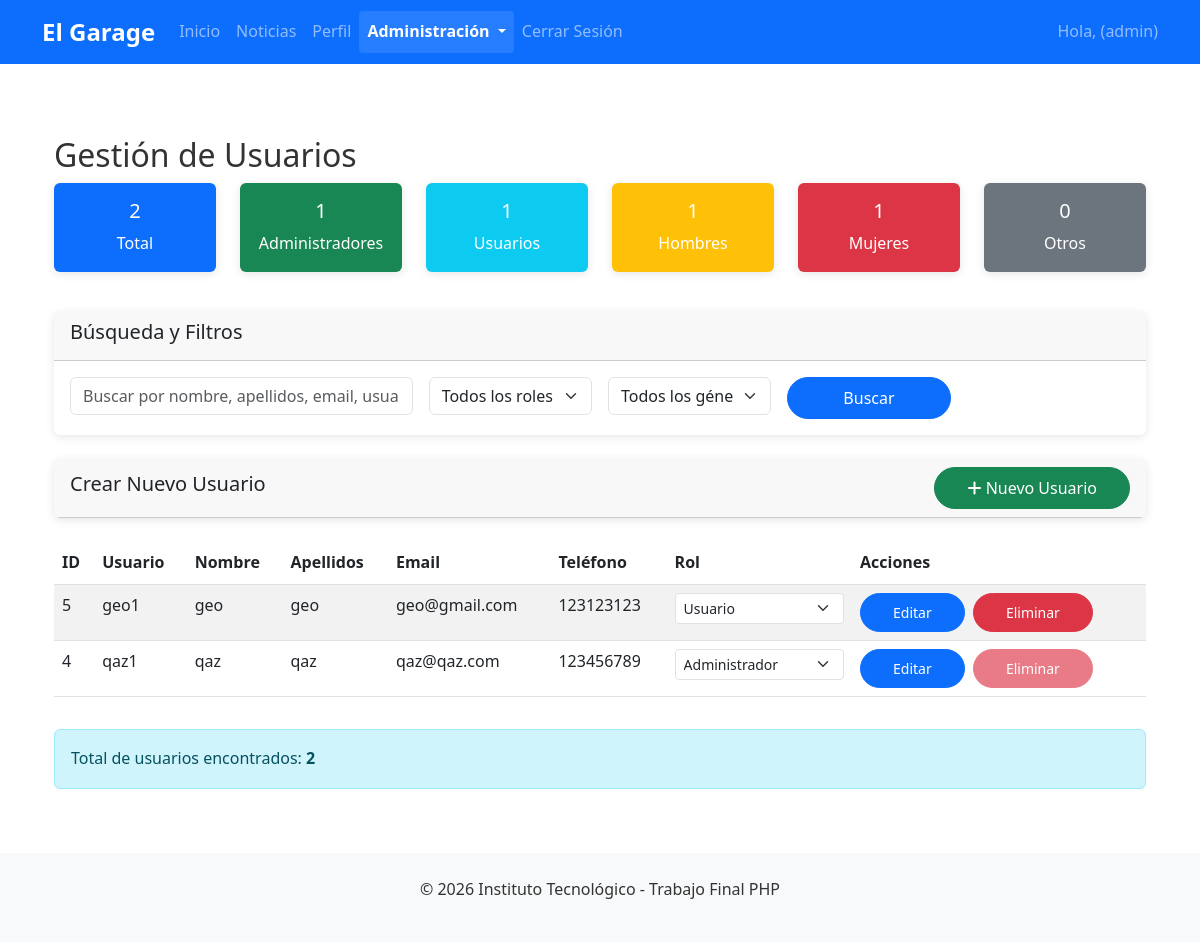
/admin/usuarios-administracion.php (signed in), run on the app's committed database.
### tables this page shows
CREATE TABLE `users_login` (
  `idLogin` int(11) NOT NULL,
  `idUser` int(11) NOT NULL,
  `usuario` varchar(50) NOT NULL,
  `password` varchar(255) NOT NULL,
  `rol` enum('admin','user') NOT NULL DEFAULT 'user'
);

CREATE TABLE `users_data` (
  `idUser` int(11) NOT NULL,
  `nombre` varchar(100) NOT NULL,
  `apellidos` varchar(100) NOT NULL,
  `email` varchar(100) NOT NULL,
  `telefono` varchar(20) NOT NULL,
  `fecha_nacimiento` date NOT NULL,
  `direccion` text DEFAULT NULL,
  `sexo` enum('Hombre','Mujer','Otro') DEFAULT NULL
);

### admin/usuarios-administracion.php (the view, shortened to what this page needs)
<?php
require '../includes/database.php';
$base_url = rtrim(dirname(dirname($_SERVER['SCRIPT_NAME'])), '/\\') . '/';
$busqueda = isset($_GET['busqueda']) ? trim($_GET['busqueda']) : '';
$sql = "
    SELECT ud.*, ul.usuario, ul.rol
    FROM users_data ud
    JOIN users_login ul ON ud.idUser = ul.idUser
";
$params = [];
$sql .= " ORDER BY ud.nombre, ud.apellidos";
$stmt = $pdo->prepare($sql);
$stmt->execute($params);
$usuarios = $stmt->fetchAll();
$stats = [
    'total' => $pdo->query("SELECT COUNT(*) FROM users_data")->fetchColumn(),
    'admins' => $pdo->query("SELECT COUNT(*) FROM users_login WHERE rol = 'admin'")->fetchColumn(),
    'users' => $pdo->query("SELECT COUNT(*) FROM users_login WHERE rol = 'user'")->fetchColumn(),
    'hombres' => $pdo->query("SELECT COUNT(*) FROM users_data WHERE sexo = 'Hombre'")->fetchColumn(),
    'mujeres' => $pdo->query("SELECT COUNT(*) FROM users_data WHERE sexo = 'Mujer'")->fetchColumn(),
    'otros' => $pdo->query("SELECT COUNT(*) FROM users_data WHERE sexo = 'Otro' OR sexo IS NULL")->fetchColumn()
];
?>
<!DOCTYPE html>
<html lang="es">
<head>
    <link href="https://cdn.jsdelivr.net/npm/bootstrap@5.3.0/dist/css/bootstrap.min.css" rel="stylesheet">
    <link rel="stylesheet" href="<?= $base_url ?>css/styles.css"></head>
<body>
    <?php include '../includes/header.php'; ?>
    <div class="container mt-5">
        <h2>Gestión de Usuarios</h2>
        <div class="row mb-4">
            <div class="col-md-2 mb-3">
                <div class="card text-center bg-primary text-white">
                    <div class="card-body">
                        <h5 class="card-title"><?= $stats['total'] ?></h5>
                        <p class="card-text">Total</p>
                    </div>
                </div>
            </div>
            <div class="col-md-2 mb-3">
                <div class="card text-center bg-success text-white">
                    <div class="card-body">
                        <h5 class="card-title"><?= $stats['admins'] ?></h5>
                        <p class="card-text">Administradores</p>
                    </div>
                </div>
            </div>
            <div class="col-md-2 mb-3">
                <div class="card text-center bg-info text-white">
                    <div class="card-body">
                        <h5 class="card-title"><?= $stats['users'] ?></h5>
                        <p class="card-text">Usuarios</p>
                    </div>
                </div>
            </div>
            <div class="col-md-2 mb-3">
                <div class="card text-center bg-warning text-white">
                    <div class="card-body">
                        <h5 class="card-title"><?= $stats['hombres'] ?></h5>
                        <p class="card-text">Hombres</p>
                    </div>
                </div>
            </div>
            <div class="col-md-2 mb-3">
                <div class="card text-center bg-danger text-white">
                    <div class="card-body">
                        <h5 class="card-title"><?= $stats['mujeres'] ?></h5>
                        <p class="card-text">Mujeres</p>
                    </div>
                </div>
            </div>
            <div class="col-md-2 mb-3">
                <div class="card text-center bg-secondary text-white">
                    <div class="card-body">
                        <h5 class="card-title"><?= $stats['otros'] ?></h5>
                        <p class="card-text">Otros</p>
                    </div>
                </div>
            </div>
        </div>
        <div class="card mb-4">
            <div class="card-header">
                <h5>Búsqueda y Filtros</h5>
            </div>
            <div class="card-body">
                <form method="GET" class="row g-3">
                    <div class="col-md-4">
                        <input type="text" class="form-control" name="busqueda" placeholder="Buscar por nombre, apellidos, email, usuario o teléfono" value="<?= htmlspecialchars($busqueda) ?>">
                    </div>
                    <div class="col-md-2">
                        <select class="form-select" name="rol">
                            <option value="">Todos los roles</option>
                        </select>
                    </div>
                    <div class="col-md-2">
                        <select class="form-select" name="sexo">
                            <option value="">Todos los géneros</option>
                        </select>
                    </div>
                    <div class="col-md-2">
                        <button type="submit" class="btn btn-primary w-100">Buscar</button>
                    </div>
                    <div class="col-md-2">
                    </div>
                </form>
            </div>
        </div>
        <div class="card mb-4">
            <div class="card-header d-flex justify-content-between align-items-center">
                <h5>Crear Nuevo Usuario</h5>
                <button type="button" class="btn btn-success" data-bs-toggle="modal" data-bs-target="#crearUsuarioModal">
                    <i class="fas fa-plus"></i> Nuevo Usuario
                </button>
            </div>
        </div>
        <div class="table-responsive">
            <table class="table table-striped">
                <thead>
                    <tr>
                        <th>ID</th>
                        <th>Usuario</th>
                        <th>Nombre</th>
                        <th>Apellidos</th>
                        <th>Email</th>
                        <th>Teléfono</th>
                        <th>Rol</th>
                        <th>Acciones</th>
                    </tr>
                </thead>
                <tbody>
                    <?php if (count($usuarios) > 0): ?>
                        <?php foreach ($usuarios as $usuario): ?>
                        <tr>
                            <td><?= $usuario['idUser'] ?></td>
                            <td><?= htmlspecialchars($usuario['usuario']) ?></td>
                            <td><?= htmlspecialchars($usuario['nombre']) ?></td>
                            <td><?= htmlspecialchars($usuario['apellidos']) ?></td>
                            <td><?= htmlspecialchars($usuario['email']) ?></td>
                            <td><?= htmlspecialchars($usuario['telefono']) ?></td>
                            <td>
                                <form method="POST" class="d-inline">
                                    <select name="nuevo_rol" class="form-select form-select-sm" onchange="this.form.submit()">
                                        <option value="user" <?= $usuario['rol'] === 'user' ? 'selected' : '' ?>>Usuario</option>
                                        <option value="admin" <?= $usuario['rol'] === 'admin' ? 'selected' : '' ?>>Administrador</option>
                                    </select>
                                </form>
                            </td>
                            <td>
                                <button type="button" class="btn btn-sm btn-primary me-1"
                                    data-bs-toggle="modal" data-bs-target="#editarUsuarioModal"
                                    data-id="<?= $usuario['idUser'] ?>"
                                    data-nombre="<?= htmlspecialchars($usuario['nombre']) ?>"
                                    data-apellidos="<?= htmlspecialchars($usuario['apellidos']) ?>"
                                    data-email="<?= htmlspecialchars($usuario['email']) ?>"
                                    data-telefono="<?= htmlspecialchars($usuario['telefono']) ?>"
                                    data-fechanacimiento="<?= $usuario['fecha_nacimiento'] ?>"
                                    data-direccion="<?= htmlspecialchars($usuario['direccion']) ?>"
                                    data-sexo="<?= htmlspecialchars($usuario['sexo']) ?>"
                                    data-usuario="<?= htmlspecialchars($usuario['usuario']) ?>"
                                >
                                    Editar
                                </button>
                                <form method="POST" onsubmit="return confirm('¿Está seguro de eliminar este usuario? Se eliminarán todas sus citas y noticias.')" class="d-inline">
                                    <button type="submit" name="eliminar_usuario" class="btn btn-sm btn-danger" <?= $usuario['idUser'] == $_SESSION['user_id'] ? 'disabled' : '' ?>>
                                        Eliminar
                                    </button>
                                </form>
                            </td>
                        </tr>
                        <?php endforeach; ?>
                    <?php else: ?>
                        <tr>
                            <td colspan="8" class="text-center">No se encontraron usuarios</td>
                        </tr>
                    <?php endif; ?>
                </tbody>
            </table>
        </div>
        <?php if (count($usuarios) > 0): ?>
        <div class="alert alert-info mt-3">
            Total de usuarios encontrados: <strong><?= count($usuarios) ?></strong>
        </div>
        <?php endif; ?>
    </div>
    <?php include '../includes/footer.php'; ?>
</body>
</html>

### css/styles.css (style rules this page uses)
body { display: flex; flex-direction: column; min-height: 100vh; font-family: 'Segoe UI', Tahoma, Geneva, Verdana, sans-serif; line-height: 1.6; color: #333; }
.container { flex: 1; }
.card { transition: all 0.3s ease; border: none; box-shadow: 0 2px 10px rgba(0,0,0,0.1); overflow: hidden; animation: fadeIn 0.6s ease-out; }
.btn { border-radius: 25px; padding: 0.5rem 2rem; font-weight: 500; }

### data on the page
users_login: idUser.idUser "5", usuario "geo1", idUser.nombre "geo", idUser.apellidos "geo", idUser.email "geo@gmail.com", idUser.telefono "123123123", nuevo_rol "Usuario"
users_login: idUser.idUser "4", usuario "qaz1", idUser.nombre "qaz", idUser.apellidos "qaz", idUser.email "qaz@qaz.com", idUser.telefono "123456789", nuevo_rol "Administrador"

### other printed values
$_SESSION['rol'] "admin"
$stats['total'] "2"
$stats['admins'] "1"
$stats['users'] "1"
$stats['hombres'] "1"
$stats['mujeres'] "1"
$stats['otros'] "0"
count($usuarios) "2"
